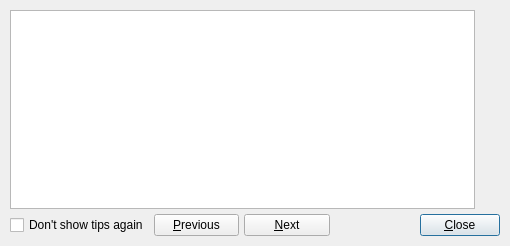
<?xml version="1.0" encoding="UTF-8"?>
<ui version="4.0">
 <class>UITipDlg</class>
 <widget class="QDialog" name="UITipDlg">
  <property name="windowModality">
   <enum>Qt::ApplicationModal</enum>
  </property>
  <property name="geometry">
   <rect>
    <x>0</x>
    <y>0</y>
    <width>510</width>
    <height>246</height>
   </rect>
  </property>
  <property name="windowTitle">
   <string>QtDMM: Tip of the day</string>
  </property>
  <layout class="QVBoxLayout">
   <property name="spacing">
    <number>5</number>
   </property>
   <property name="leftMargin">
    <number>10</number>
   </property>
   <property name="topMargin">
    <number>10</number>
   </property>
   <property name="rightMargin">
    <number>10</number>
   </property>
   <property name="bottomMargin">
    <number>10</number>
   </property>
   <item>
    <layout class="QHBoxLayout">
     <property name="spacing">
      <number>5</number>
     </property>
     <property name="leftMargin">
      <number>0</number>
     </property>
     <property name="topMargin">
      <number>0</number>
     </property>
     <property name="rightMargin">
      <number>0</number>
     </property>
     <property name="bottomMargin">
      <number>0</number>
     </property>
     <item>
      <widget class="QTextBrowser" name="ui_tip">
       <property name="sizePolicy">
        <sizepolicy hsizetype="Expanding" vsizetype="Expanding">
         <horstretch>0</horstretch>
         <verstretch>0</verstretch>
        </sizepolicy>
       </property>
       <property name="minimumSize">
        <size>
         <width>400</width>
         <height>50</height>
        </size>
       </property>
       <property name="maximumSize">
        <size>
         <width>32767</width>
         <height>32767</height>
        </size>
       </property>
       <property name="frameShadow">
        <enum>QFrame::Plain</enum>
       </property>
      </widget>
     </item>
     <item>
      <layout class="QVBoxLayout">
       <property name="spacing">
        <number>0</number>
       </property>
       <property name="leftMargin">
        <number>0</number>
       </property>
       <property name="topMargin">
        <number>0</number>
       </property>
       <property name="rightMargin">
        <number>0</number>
       </property>
       <property name="bottomMargin">
        <number>0</number>
       </property>
       <item>
        <widget class="QLabel" name="ui_logo">
         <property name="scaledContents">
          <bool>true</bool>
         </property>
         <property name="wordWrap">
          <bool>false</bool>
         </property>
         <property name="margin">
          <number>3</number>
         </property>
        </widget>
       </item>
       <item>
        <spacer name="Spacer2">
         <property name="orientation">
          <enum>Qt::Vertical</enum>
         </property>
         <property name="sizeType">
          <enum>QSizePolicy::Expanding</enum>
         </property>
         <property name="sizeHint" stdset="0">
          <size>
           <width>20</width>
           <height>20</height>
          </size>
         </property>
        </spacer>
       </item>
      </layout>
     </item>
    </layout>
   </item>
   <item>
    <layout class="QHBoxLayout">
     <property name="spacing">
      <number>5</number>
     </property>
     <property name="leftMargin">
      <number>0</number>
     </property>
     <property name="topMargin">
      <number>0</number>
     </property>
     <property name="rightMargin">
      <number>0</number>
     </property>
     <property name="bottomMargin">
      <number>0</number>
     </property>
     <item>
      <widget class="QCheckBox" name="ui_showTip">
       <property name="whatsThis">
        <string>&lt;font size=+1&gt;&lt;b&gt;Don't show tips again&lt;/b&gt;&lt;/font&gt;&lt;p&gt;Check this if you don't want to see the tip of the day at startup. You can activate the tips at any time in the preferences again.</string>
       </property>
       <property name="text">
        <string>Don't show tips again</string>
       </property>
      </widget>
     </item>
     <item>
      <widget class="QPushButton" name="ui_previousBut">
       <property name="sizePolicy">
        <sizepolicy hsizetype="Expanding" vsizetype="Fixed">
         <horstretch>0</horstretch>
         <verstretch>0</verstretch>
        </sizepolicy>
       </property>
       <property name="whatsThis">
        <string>&lt;font size=+1&gt;&lt;b&gt;Previous&lt;/b&gt;&lt;/font&gt;&lt;p&gt;Go to previous tip.</string>
       </property>
       <property name="text">
        <string>&amp;Previous</string>
       </property>
       <property name="autoDefault">
        <bool>false</bool>
       </property>
      </widget>
     </item>
     <item>
      <widget class="QPushButton" name="ui_nextBut">
       <property name="sizePolicy">
        <sizepolicy hsizetype="Expanding" vsizetype="Fixed">
         <horstretch>0</horstretch>
         <verstretch>0</verstretch>
        </sizepolicy>
       </property>
       <property name="whatsThis">
        <string>&lt;font size=+1&gt;&lt;b&gt;Next&lt;/b&gt;&lt;/font&gt;&lt;p&gt;Go to next tip.</string>
       </property>
       <property name="text">
        <string>&amp;Next</string>
       </property>
       <property name="autoDefault">
        <bool>false</bool>
       </property>
      </widget>
     </item>
     <item>
      <spacer name="Spacer1">
       <property name="orientation">
        <enum>Qt::Horizontal</enum>
       </property>
       <property name="sizeType">
        <enum>QSizePolicy::Expanding</enum>
       </property>
       <property name="sizeHint" stdset="0">
        <size>
         <width>20</width>
         <height>20</height>
        </size>
       </property>
      </spacer>
     </item>
     <item>
      <widget class="QPushButton" name="ui_closeBut">
       <property name="whatsThis">
        <string>&lt;font size=+1&gt;&lt;b&gt;Close&lt;/b&gt;&lt;/font&gt;&lt;p&gt;Close this dialog.</string>
       </property>
       <property name="text">
        <string>&amp;Close</string>
       </property>
       <property name="default">
        <bool>true</bool>
       </property>
      </widget>
     </item>
    </layout>
   </item>
  </layout>
 </widget>
 <layoutdefault spacing="6" margin="11"/>
 <resources>
  <include location="../resources.qrc"/>
 </resources>
 <connections/>
</ui>
